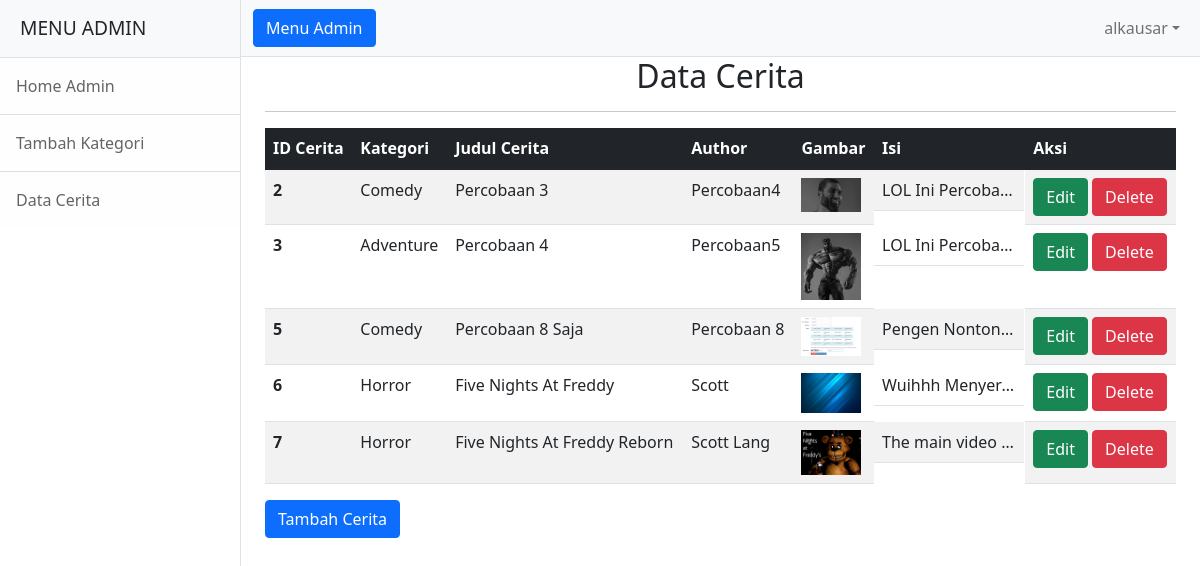
/admin/data_cerita.php (signed in), run on the app's committed database.
### tables this page shows
CREATE TABLE `cerita` (
  `id_cerita` int(11) NOT NULL,
  `id_kategori` int(11) NOT NULL,
  `judul_cerita` text NOT NULL,
  `author` varchar(100) NOT NULL,
  `gambar` varchar(255) NOT NULL,
  `isi` text NOT NULL
);

CREATE TABLE `kategori` (
  `id_kategori` int(11) NOT NULL,
  `nama_kategori` varchar(100) NOT NULL
);

### admin/data_cerita.php (the view, shortened to what this page needs)
<!DOCTYPE html>
<html lang="en">
    <head>
        <link href="../css/sidebar.css" rel="stylesheet" />
        <link rel="stylesheet" href="../css/bootstrap.min.css">
    </head>
    <body>
        <div class="d-flex" id="wrapper">
            <div class="border-end bg-white" id="sidebar-wrapper">
                <div class="sidebar-heading border-bottom bg-light">MENU ADMIN</div>
                <div class="list-group list-group-flush">
                <a class="list-group-item list-group-item-action list-group-item-light p-3" href="home_admin.php">Home Admin</a>
                    <a class="list-group-item list-group-item-action list-group-item-light p-3" href="tambah_kategori.php">Tambah Kategori</a>
                    <a class="list-group-item list-group-item-action list-group-item-light p-3" href="data_cerita.php">Data Cerita</a>
                </div>
            </div>
            <div id="page-content-wrapper">
                <nav class="navbar navbar-expand-lg navbar-light bg-light border-bottom">
                    <div class="container-fluid">
                        <button class="btn btn-primary" id="sidebarToggle">Menu Admin</button>
                        <div class="collapse navbar-collapse" id="navbarSupportedContent">
                            <ul class="navbar-nav ms-auto mt-2 mt-lg-0">
                                <?php
                                    if ($_SESSION['status'] == 'admin') {
                                        ?>
                                            <a class="nav-link dropdown-toggle" id="navbarDropdown" href="#" role="button" data-bs-toggle="dropdown" aria-haspopup="true" aria-expanded="false"> <?php echo $_SESSION['username']; ?></a>
                                        <?php
                                    } else {
                                        ?>
                                            <script language="javascript">alert("Anda Tidak Diberikan Izin")</script><?php
                                        ?>
                                            <script>document.location='login_admin.php';</script>
                                        <?php
                                    }
                                ?>
                            </ul>
                        </div>
                    </div>
                </nav>
                <div class="container-fluid">
                    <div class="container table-responsive">
                        <center><h2>Data Cerita</h2></center>
                        <hr>
                        <table class="table table-striped table-hover">
                            <thead class="table-dark">
                                <tr>
                                  <th scope="col">ID Cerita</th>
                                  <th scope="col">Kategori</th>
                                  <th scope="col">Judul Cerita</th>
                                  <th scope="col">Author</th>
                                  <th scope="col">Gambar</th>
                                  <th scope="col">Isi</th>
                                  <th scope="col">Aksi</th>
                                </tr>
                              </thead>
                              <tbody>
                                  <?php
                                        include '../koneksi.php';
                                        $query = "SELECT c.id_cerita AS id_cerita,
                                                    k.nama_kategori AS nama_kategori,
                                                    c.judul_cerita AS judul_cerita,
                                                    c.author AS author,
                                                    c.gambar AS gambar,
                                                    c.isi AS isi
                                                    FROM cerita c
                                                    LEFT JOIN kategori k ON c.id_kategori = k.id_kategori";
                                        $result = mysqli_query($connect, $query);
                                        if (mysqli_num_rows($result) > 0) {
                                            while($row = mysqli_fetch_array($result))
                                            {
                                                ?>
                                                <tr>
                                                <th scope="row"><?php echo $row["id_cerita"] ?></th>
                                                <td><?php echo $row["nama_kategori"] ?></td>
                                                <td><?php echo $row["judul_cerita"] ?></td>
                                                <td><?php echo $row["author"] ?></td>
                                                <td><img src="<?php echo "../image/".$row["gambar"] ?>" width="60"></td>
                                                <td class="d-inline-block text-truncate" style="max-width: 150px;"><?php echo $row["isi"] ?></td>
                                                <td>
                                                    <a class="btn btn-success" href="edit_cerita.php?id_cerita=<?php echo $row['id_cerita']; ?>" class="btn btn-info">Edit</a>
                                                    <a class="btn btn-danger" href="prosesAdmin/prosesHapusCerita.php?id_cerita=<?php echo $row['id_cerita']; ?>">Delete</a>
                                                </td>
                                                </tr>
                                                <?php
                                            }
                                        }
                                    ?>
                              </tbody>
                        </table>
                        <div class="mb-3">
                                <a href="tambah_cerita.php" class="btn btn-primary">Tambah Cerita</a>
                        </div>
                    </div>
                </div>
            </div>
        </div>
    </body>
</html>

### data on the page
cerita: id_cerita "2", id_kategori.nama_kategori "Comedy", judul_cerita "Percobaan 3", author "Percobaan4", gambar (picture), isi "LOL Ini Percoba…"
cerita: id_cerita "3", id_kategori.nama_kategori "Adventure", judul_cerita "Percobaan 4", author "Percobaan5", gambar (picture), isi "LOL Ini Percoba…"
cerita: id_cerita "5", id_kategori.nama_kategori "Comedy", judul_cerita "Percobaan 8 Saja", author "Percobaan 8", gambar (picture), isi "Pengen Nonton…"
cerita: id_cerita "6", id_kategori.nama_kategori "Horror", judul_cerita "Five Nights At Freddy", author "Scott", gambar (picture), isi "Wuihhh Menyer…"
cerita: id_cerita "7", id_kategori.nama_kategori "Horror", judul_cerita "Five Nights At Freddy Reborn", author "Scott Lang", gambar (picture), isi "The main video…"

### other printed values
$_SESSION['username'] "alkausar"
